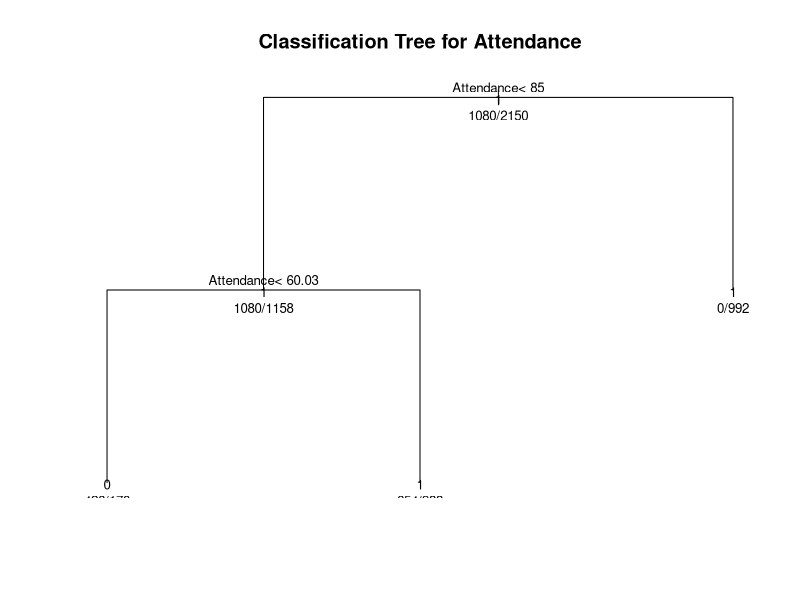
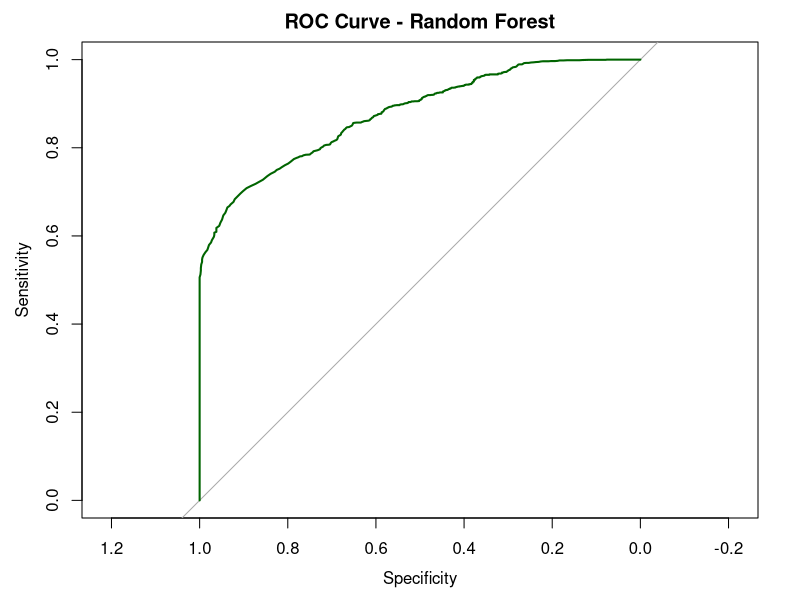

The R script that drew these images, in order: (Note: this script raises an error after producing the figures.)
## ---- chunk 1
knitr::opts_chunk$set(echo = TRUE)
## ---- chunk 2
knitr::opts_chunk$set(echo = TRUE)
## ---- chunk 3
library(dplyr)
library(readr)
library(ggplot2)
library(tidyr)
library(caret)
library(rpart)
## ---- chunk 4
students <- read.csv("../data/Students_Grading_Dataset_Cleaned.csv")
## ---- chunk 5
set.seed(1)
tree_model <- rpart(Pass_Fail ~ Attendance + Family_Income_Level, data=students, method="class", control = list(maxdepth = 4) )
## ---- chunk 6
summary(tree_model) # detailed summary of splits
# plot tree 
plot(tree_model, uniform=TRUE, main="Classification Tree for Attendance")
text(tree_model, use.n=TRUE, all=TRUE, cex=.8)
## ---- chunk 7
library(randomForest)

students$Pass_Fail <- as.factor(students$Pass_Fail)

# Building random forest model
set.seed(1)
rf_model <- randomForest(Pass_Fail ~ Attendance + Family_Income_Level + Extracurricular_Activities + Internet_Access_at_Home,
                         data = students,
                         ntree = 500,
                         mtry = 2,
                         importance = TRUE)

print(rf_model)
## ---- chunk 8
rf_predictions <- predict(rf_model, students, type = "class")

confusionMatrix(rf_predictions, students$Pass_Fail, positive = '0')
## ---- chunk 9
library(pROC)

rf_probs <- predict(rf_model, students, type = "prob")[,2]

rf_roc <- roc(students$Pass_Fail, rf_probs)
plot(rf_roc, main="ROC Curve - Random Forest", col="darkgreen", lwd=2)
auc(rf_roc)
## ---- chunk 10
set.seed(1)
rf_attendance_only <- randomForest(Pass_Fail ~ Attendance,
                                   data = students,
                                   ntree = 500,
                                   mtry = 1,
                                   importance = TRUE)
print(rf_attendance_only)

## ---- chunk 11
rf_attendance_preds <- predict(rf_attendance_only, students, type = "class")
confusionMatrix(rf_attendance_preds, students$Pass_Fail, positive = "Pass")

rf_attendance_probs <- predict(rf_attendance_only, students, type = "prob")[,2]
roc_attendance <- roc(students$Pass_Fail, rf_attendance_probs)
plot(roc_attendance, main = "ROC Curve - RF (Attendance Only)", col = "purple", lwd = 2)
auc(roc_attendance)
